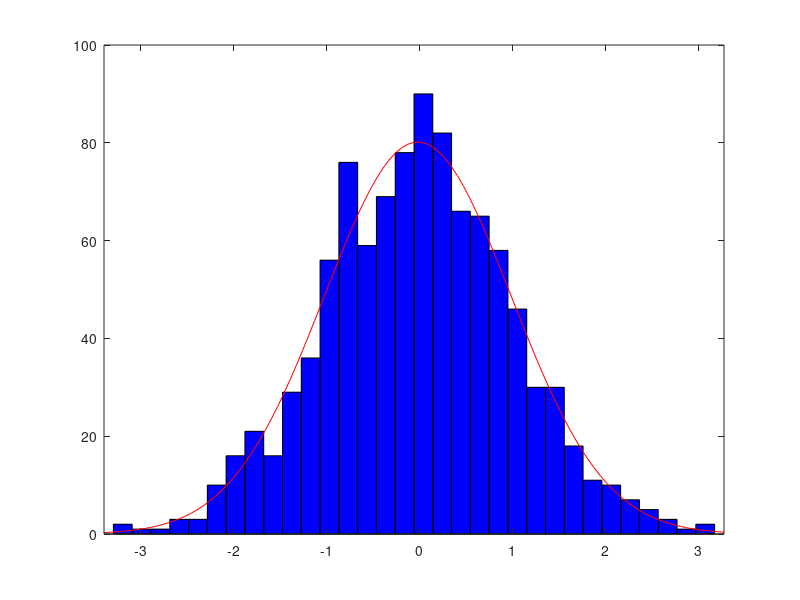

The MATLAB source for this figure: (Note: this script raises an error after producing the figure.)
% normal distribution


% Start of script
%-------------------------------------------------------------------------%
close all;                   	% close all figures
clearvars; clearvars -global;	% clear all variables
clc;                         	% clear the command terminal
format shortG;                 	% pick the most compact numeric display
format compact;                	% suppress excess blank lines

%f(x) = randn(x)
rng default; % For reproducibility
r1 = normrnd(0,1,1000,1);
r2 = normrnd(0,2,1000,1);
h = histfit(r1);
x1 = h(2, 1).XData;
y1 = h(2, 1).YData;
h = histfit(r2);
x2 = h(2, 1).XData;
y2 = h(2, 1).YData;
close;

figure(1)
plot(x1,y1,':',x2,y2,'-.','LineWidth',2)
xlabel('$$x$$','Interpreter','latex')
ylabel('$$f(x)$$','Interpreter','latex')
title('$$f(x)$$','Interpreter','latex')
legend('$$\mu=0,\sigma^2=1$$','$$\mu=0,\sigma^2=2$$','Interpreter','latex')
xlim([-6 6])

save_all_figs_OPTION('../figures/normal_distribution','pdf')